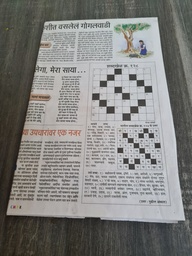
#> input picture Image Processing/Document Scanner/20210610_180057.jpg, 192 x 256 px, shrunk from 3024 x 4032 before the run
$ python colorizer.py 'Document Scanner/20210610_180057.jpg' 'Document Scanner/20210610_180057.jpg' 'Document Scanner/20210610_180057.jpg'
#> lines starting #> are read from the running program, lines starting #| are printed output that depends on the picture
import cv2
import numpy as np
import sys

input1 = sys.argv[1]
input2 = sys.argv[2]
input3 = sys.argv[3]
cb = cv2.imread(input2, 0)
#> cb: shape (256, 192); min 15, max 219, mean 128
cr = cv2.imread(input3, 0)
imY = cv2.imread(input1, 0)

upupcr = cv2.resize(cr, [imY.shape[1], imY.shape[0]], interpolation = cv2.INTER_AREA)
upupcb = cv2.resize(cb, [imY.shape[1], imY.shape[0]], interpolation = cv2.INTER_AREA)
d, s, c = 77, 40, 60
upupcr = cv2.bilateralFilter(upupcr, d, s, c)
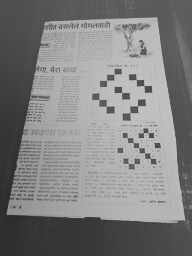
#> upupcr: shape (256, 192); min 43, max 194, mean 128.6
upupcb = cv2.bilateralFilter(upupcb, d, s, c)
imY = cv2.bilateralFilter(imY, d, s, s)

# R = imY + 1.402 * (upupcr - 128)
# G = imY + 1.772 * (upupcb - 128)
# B = imY - 0.34414 * (upupcb - 128) - 0.71414 * (upupcr- 128)

B = np.zeros(imY.shape)
G = np.zeros(imY.shape)
R = np.zeros(imY.shape)
for i in range(imY.shape[0]) :
    for j in range(imY.shape[1]):
        R[i][j] = imY[i][j] + 1.402 * (upupcr[i][j] - 128)
        G[i][j] = imY[i][j] + 1.772 * (upupcb[i][j] - 128)
        B[i][j] = imY[i][j] - 0.34414 * (upupcb[i][j] - 128) - 0.71414 * (upupcr[i][j]- 128)
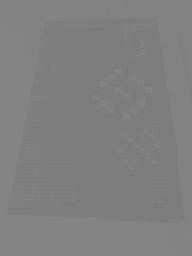
#> B: shape (256, 192) float64; min 123.2, max 133.7, mean 128
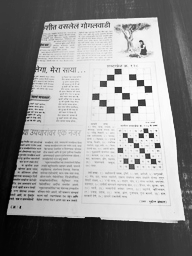
#> G: shape (256, 192) float64; min -107.6, max 312, mean 129.8; drawn with min black and max white

res = []
res.append(np.uint8(G))
res.append(np.uint8(B))
res.append(np.uint8(R))
res = cv2.merge(res)
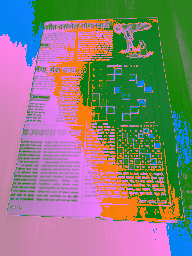
#> res: shape (256, 192, 3); mean of channels 0, 1, 2 124.7, 127.5, 136.4; drawn as B, G, R

cv2.imshow("res", res)
status = cv2.imwrite('flyingelephant.jpg', res)
print("Image written to file-system : ", status)
#| Image written to file-system :  True

cv2.waitKey(0)
cv2.destroyAllWindows()
